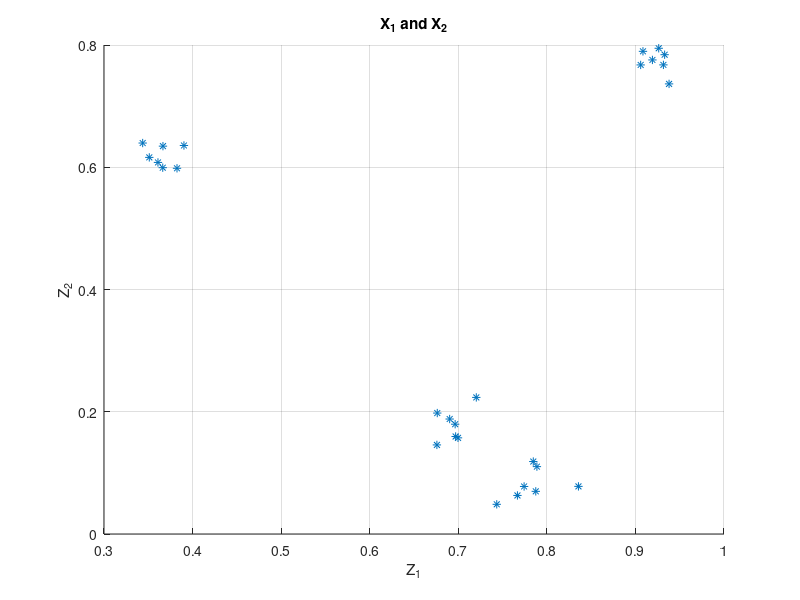
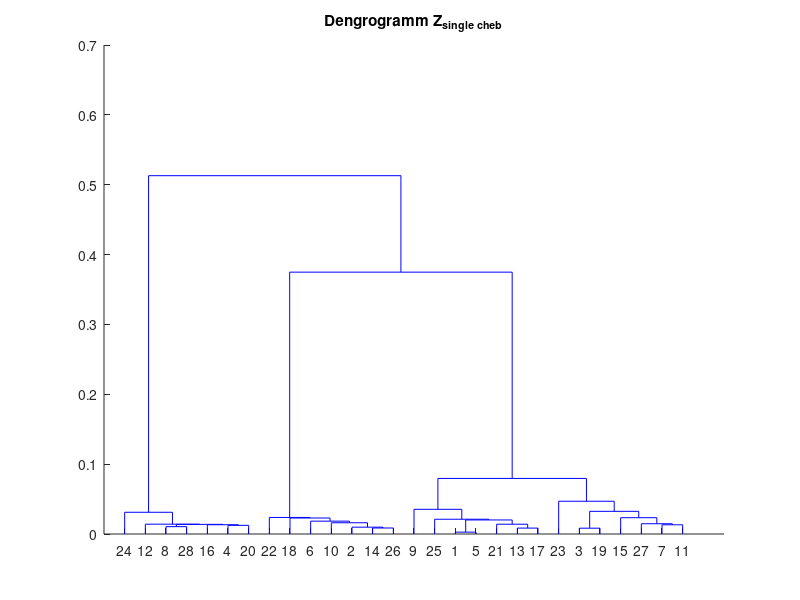
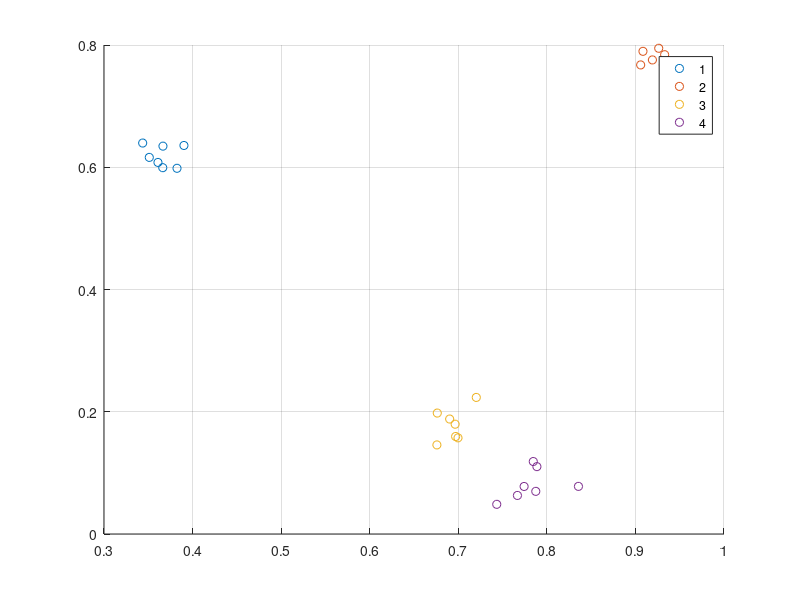

The MATLAB source for these figures, in order:
clc;
close all;
clear all;
fid = fopen('data11.txt', 'r');
clc
X = fscanf(fid, '%g %g ', [2 inf]);
X = X'
fclose(fid);

figure
hold on 
grid on
scatter(X(:,1), X(:,2), '*')
title ('X_1 and X_2')
xlabel('Z_1')
ylabel('Z_2')
% Расстояние между объектами(Стадантизированное Евклидово, Минковского, Чебышева)
Y_seuc = pdist(X, 'seuclidean');
Y_maha = pdist(X, 'mahalanobis');
Y_cheb = pdist(X, 'chebychev');

D_seuc = squareform(Y_seuc);
D_maha = squareform(Y_maha);
D_cheb = squareform(Y_cheb);

% групировка элементов в дендограммы
Z_single_seuc = linkage(Y_seuc, 'single');
Z_complete_seuc = linkage(Y_seuc, 'complete');
Z_average_seuc = linkage(Y_seuc, 'average');

Z_single_maha = linkage(Y_maha, 'single');
Z_complete_maha = linkage(Y_maha, 'complete');
Z_average_maha = linkage(Y_maha, 'average');

Z_single_cheb = linkage(Y_cheb, 'single');
Z_complete_cheb = linkage(Y_cheb, 'complete');
Z_average_cheb = linkage(Y_cheb, 'average');



% figure
% dendrogram(Z_single_seuc)
% title ('Dengrogramm Z_s_i_n_g_l_e_ _s_e_u_c')
% 
% figure
% dendrogram(Z_complete_seuc)
% title ('Dengrogramm Z_c_o_m_p_l_e_t_e_ _s_e_u_c')
% 
% figure
% dendrogram(Z_average_seuc)
% title ('Dengrogramm Z_a_v_e_r_a_g_e_ _s_e_u_c')
% 
% 
% 
% figure 
% dendrogram(Z_single_maha)
% title ('Dengrogramm Z_s_i_n_g_l_e_ _m_a_h_a')
% 
% figure 
% dendrogram(Z_complete_maha)
% title ('Dengrogramm Z_c_o_m_p_l_e_t_e_ _m_a_h_a')
% 
% figure 
% dendrogram(Z_average_maha)
% title ('Dengrogramm Z_a_v_e_r_a_g_e_ _m_a_h_a')
% 
% 
% 
figure 
dendrogram(Z_single_cheb)
title ('Dengrogramm Z_s_i_n_g_l_e_ _c_h_e_b')
% 
% figure 
% dendrogram(Z_complete_cheb)
% title ('Dengrogramm Z_c_o_m_p_l_e_t_e_ _c_h_e_b')
% 
% figure 
% dendrogram(Z_average_cheb)
% title ('Dengrogramm Z_a_v_e_r_a_g_e_ _c_h_e_b')
% 
% Расчет коэффициента качества разбиения исходных данных на кластеры
Cohernet(1,1) = cophenet(Z_single_seuc,Y_seuc);
Cohernet(1,2) = cophenet(Z_complete_seuc,Y_seuc);
Cohernet(1,3) = cophenet(Z_average_seuc,Y_seuc);
Cohernet(2,1) = cophenet(Z_single_maha,Y_maha);
Cohernet(2,2) = cophenet(Z_complete_maha,Y_maha);
Cohernet(2,3) = cophenet(Z_average_maha,Y_maha);
Cohernet(3,1) = cophenet(Z_single_cheb,Y_cheb);
Cohernet(3,2) = cophenet(Z_complete_cheb,Y_cheb);
Cohernet(3,3) = cophenet(Z_average_cheb,Y_cheb);
Cohernet

max = max(max(Cohernet));
min = min(min(Cohernet));
C = cluster(Z_average_seuc,'maxclust',4);

figure
hold on
grid on
gscatter(X(:,1), X(:,2), C)

% номера объектов
% значения меры сходства












